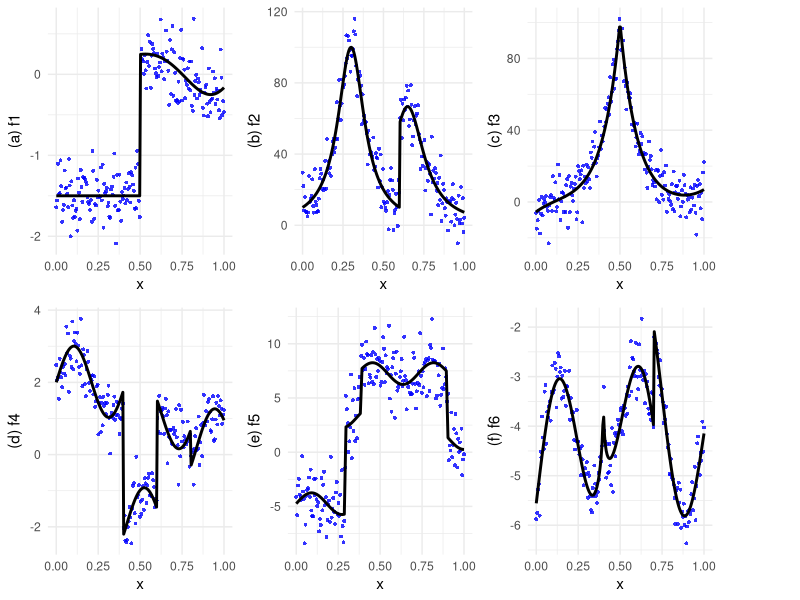

Here is the R script that generated this plot:
## functions.R

library(ggplot2)   # test-function panels (geom_point / geom_line)
library(cowplot)   # ggdraw() / draw_plot() to compose the 6-panel figure

WORKING_DIR  <- getwd() 
OUTPUT_DIR <- file.path(WORKING_DIR, "OUTPUT", "Simulation")
dir.create(OUTPUT_DIR, showWarnings = FALSE, recursive = TRUE)

# Test functions 
f1 <- function(x) {
  y <- ifelse(x < 0.5, -1.5, 0.25 * sin(x ^ 2 * pi ^ 1.5))
  return(y)
}

f2 <- function(x) {
  y <-
    ifelse(x < 0.6, 1 / (0.01 + (x - 0.3) ** 2), 1 / (0.015 + (x - 0.65) **
                                                        2))
  return(y)
}

f3 <- function(x) {
  y <- 100 / (exp(abs(10 * x - 5))) + ((10 * x - 5) ^ 5) / 500
  return(y)
}

f4 <- function(x) {
  y <- sin(15 * x) + 0.3 * x ^ 2
  
  jump1 <- 0.4
  jump2 <- 0.6
  jump3 <- 0.8
  
  y[x < jump1] <- y[x < jump1] + 2
  y[x >= jump1 & x < jump2] <- y[x >= jump1 & x < jump2] - 2
  y[x >= jump2 & x < jump3] <- y[x >= jump2 & x < jump3] + 1
  
  return(y)
}

f5 <- function(x){
      result <- sin(5.5*pi*x) - 4*sign(x[59]-x) - 
           2*sign(x[78]-x) +3*sign(x[180]-x)-1.75
      return(result)
}

f6 <- function(x) {
  result <- 2*sin(4*pi*x)-6*abs(x-0.4)^(3/10)-sign(0.7-x)
  return(result)
}

simulate_data <- function(func, x, SNR) {
  f <- func(x) 
  sigma<- sqrt(var(f))/SNR
  noise<- rnorm(length(x), mean = 0, sd = sigma)
  y<-f+noise
  data <- data.frame(x=x, y=y, f=f)
  return(data)
}

n<-200
x<-seq(0,1, length=n)
SNR=3
set.seed(123)

data1<-simulate_data(f1,x,SNR)

p1 <- ggplot() + geom_point(data = data1, aes(x = x, y = y), shape = 16,
      size = 1, col = rgb(0, 0, 1, alpha = 0.8)) +
      geom_line(data = data1, aes(x = x, y = f), color = "black",
      linewidth = 1) + 
      labs(x = "x", y = "(a) f1") + theme_minimal()
  
data2<-simulate_data(f2,x,SNR)
 
p2 <- ggplot() + geom_point(data = data2, aes(x = x, y = y), shape = 16,
      size = 1, col = rgb(0, 0, 1, alpha = 0.8)) +
      geom_line(data = data2, aes(x = x, y = f), color = "black",
      linewidth = 1) + 
      labs(x = "x", y = "(b) f2") +  theme_minimal()


data3<-simulate_data(f3,x,SNR)
 
p3 <- ggplot() + geom_point(data = data3, aes(x = x, y = y), shape = 16,
      size = 1, col = rgb(0, 0, 1, alpha = 0.8)) +
      geom_line(data = data3, aes(x = x, y = f), color = "black",
      linewidth = 1) + 
      labs(x = "x", y = "(c) f3") + theme_minimal()


data4<-simulate_data(f4,x,SNR)
 
p4 <- ggplot() + geom_point(data = data4, aes(x = x, y = y), shape = 16,
      size = 1, col = rgb(0, 0, 1, alpha = 0.8)) +
      geom_line(data = data4, aes(x = x, y = f), color = "black",
      linewidth = 1) + 
      labs(x = "x", y = "(d) f4") + theme_minimal()


data5<-simulate_data(f5,x,SNR)
 
p5 <- ggplot() + geom_point(data = data5, aes(x = x, y = y), shape = 16,
      size = 1, col = rgb(0, 0, 1, alpha = 0.8)) +
      geom_line(data = data5, aes(x = x, y = f), color = "black",
      linewidth = 1) + 
      labs(x = "x", y = "(e) f5") + theme_minimal()


data6<-simulate_data(f6,x,SNR)
 
p6 <- ggplot() + geom_point(data = data6, aes(x = x, y = y), shape = 16,
      size = 1, col = rgb(0, 0, 1, alpha = 0.8)) +
      geom_line(data = data6, aes(x = x, y = f), color = "black",
      linewidth = 1) + 
      labs(x = "x", y = "(f) f6") + theme_minimal()

# -----------------------------------------------------------------------------
# Arrange the six panels (f1-f6) into a single figure and save it to PDF.
# Produces plots of the true and noisy functions used for the simulation.
#
# NOTE: the composed plot must be assigned and then print()-ed to the device.
# When the script is source()-d, auto-printing is off, so writing
# pdf(); ggdraw() + draw_plot(...); dev.off()
# opens the file, draws nothing, and closes it -> an empty PDF that cannot be
# opened. print(combined_plot) forces the figure onto the open pdf() device.
# -----------------------------------------------------------------------------
combined_plot <- ggdraw() +
   draw_plot(p1, x = 0,   y = .5, width = .3, height = .5) +
   draw_plot(p2, x = .3,  y = .5, width = .3, height = .5) +
   draw_plot(p3, x = 0.6, y = .5, width = .3, height = .5) +
   draw_plot(p4, x = 0,   y = 0,  width = .3, height = .5) +
   draw_plot(p5, x = .3,  y = 0,  width = .3, height = .5) +
   draw_plot(p6, x = 0.6, y = 0,  width = .3, height = .5)

out_pdf <- file.path(OUTPUT_DIR, "true_noisy_functions.pdf")
pdf(file = out_pdf, width = 7, height = 5, onefile = TRUE, title = "Simulated examples")
print(combined_plot)
dev.off()
